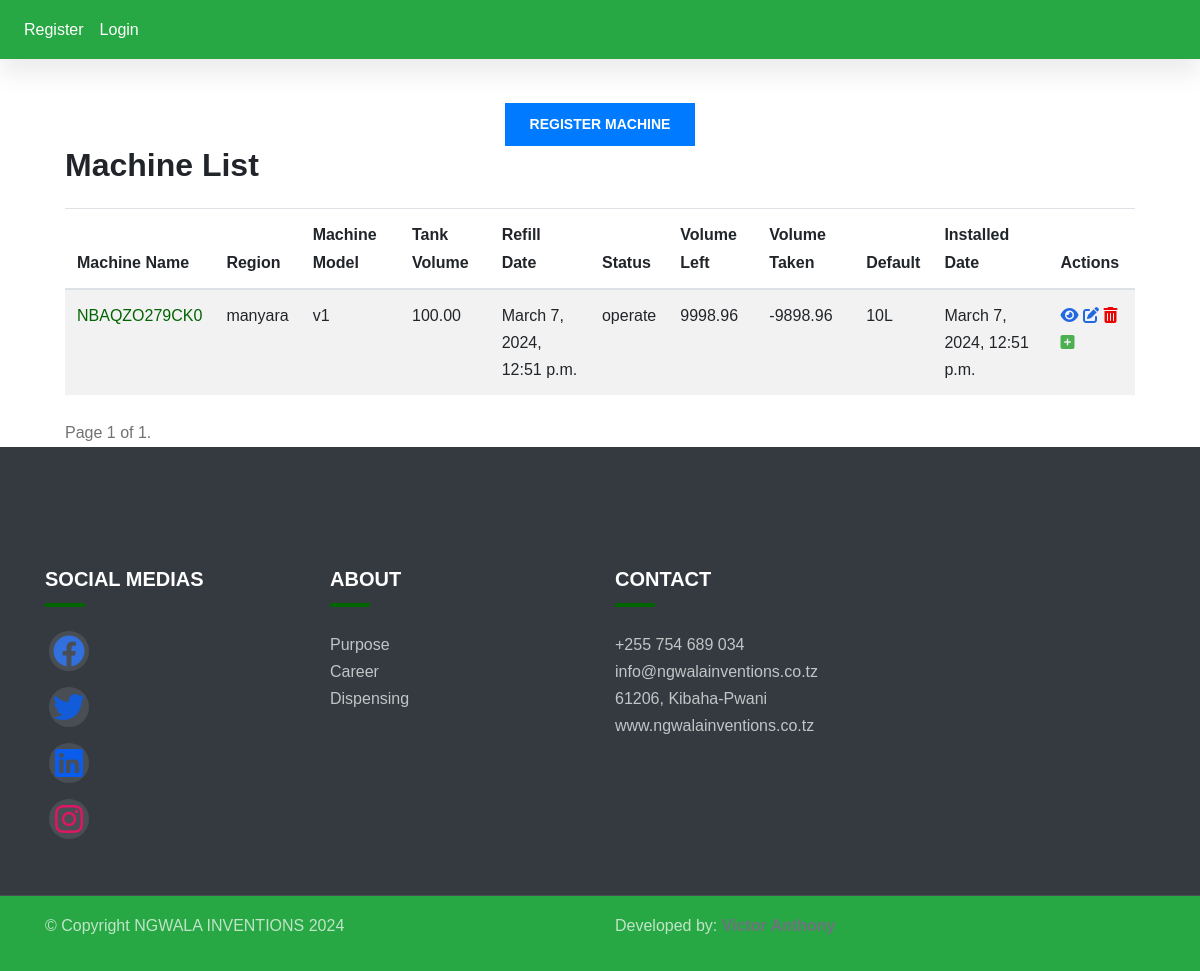
Page /machines/ on the committed database.
### db/models.py (models this page shows, shortened)
class Machine(models.Model):
    name = models.CharField(max_length=50, editable=False, default=generate_machine_location_identifier, verbose_name=('Machine Identifier'))
    machine_model = models.CharField(max_length=30, null=True, verbose_name='model')
    region = models.CharField(max_length=30 ,verbose_name='mkoa', null=False, blank=False)
    district = models.CharField(max_length=30 ,verbose_name='wilaya', null=False, blank=False)
    ward = models.CharField(max_length=30 ,verbose_name='kata', null=False, blank=False)
    village = models.CharField(max_length=30 ,verbose_name='kijiji', null=False, blank=False)
    tank_volume = models.DecimalField(verbose_name='tank volume', max_digits=20, decimal_places = 2, null=True)
    refill_date = models.DateTimeField(auto_now_add=True, verbose_name=_('Refilled at'))
    status = models.CharField(max_length=250,verbose_name='Status', blank=True, null=True)
    tank_cap = models.CharField(verbose_name='default', default='10L', max_length=40, blank=True, null=True)
    inst_date = models.DateTimeField(auto_now_add=True, verbose_name=_('date ocurred'))
    volume_left = models.DecimalField(verbose_name='Volume Left', max_digits=20, decimal_places=2, default=None, blank=True, null=True)
    @property
    def volume_taken(self):
        if self.tank_volume is not None and self.volume_left is not None:
            return self.tank_volume - self.volume_left
        return None

### db/views.py (the view)
# urls.py: path('machines/', views.MachineListView.as_view(), name='machine-list'),
class MachineListView(ListView):
    model = Machine
    template_name = 'machine_list.html'
    context_object_name = 'machines'
    paginate_by = 20
    def get_queryset(self):
        queryset = Machine.objects.all().order_by('-id')
        return queryset
    def get_context_data(self, **kwargs):
        context = super().get_context_data(**kwargs)
        machines = self.get_queryset()
        paginator = Paginator(machines, self.paginate_by)
        page = self.request.GET.get('page')
        equipment_page = paginator.get_page(page)
        context['machines'] = equipment_page
        return context

### db/context_processors.py (called while the page is built)
def user_profile(request):
    if request.user.is_authenticated:
        try:
            user_profile = UserProfile.objects.get(user=request.user)
        except UserProfile.DoesNotExist:
            user_profile = None
    else:
        user_profile = None
    return {'user_profile': user_profile}

### db/templates/machine_list.html (shortened to what this page needs)
{% extends 'base.html' %}
{% block content %}
<div class="container mt-4 col-md-11">
    <div class="container text-center pt-5 mt-5">
        <a href="{% url 'machine-create' %}" class="btn btn-primary">Register Machine</a>
    </div>
    <h2 class="mb-4">Machine List</h2>
    <table class="table table-striped">
        <thead>
            <tr>
                <th scope="col">Machine Name</th>
                <th scope="col">Region</th>
                <th scope="col">Machine Model</th>
                <th scope="col">Tank Volume</th>
                <th scope="col">Refill Date</th>
                <th scope="col">Status</th>
                <th scope="col">Volume Left</th>
                <th scope="col">Volume Taken</th>
                <th scope="col">Default</th>
                <th scope="col">Installed Date</th>
                <th scope="col">Actions</th>
            </tr>
        </thead>
        <tbody>
            {% for machine in machines %}
            <tr>
                <td><a href="{% url 'machine-detail' pk=machine.pk %}">{{ machine.name }}</a></td>
                <td>{{ machine.region }}</td>
                <td>{{ machine.machine_model }}</td>
                <td>{{ machine.tank_volume }}</td>
                <td>{{ machine.refill_date }}</td>
                <td>{{ machine.status }}</td>
                <td>{{ machine.volume_left }}</td>
                <td>{{ machine.volume_taken }}</td>
                <td>{{ machine.tank_cap }}</td>
                <td>{{ machine.inst_date }}</td>
                <td>
                    <a href="{% url 'machine-detail' pk=machine.pk %}"><i class="fa-solid fa-eye" style="color: #2268e2;"></i></a>
                    <a href="{% url 'machine-update' pk=machine.pk %}"><i class="fa-solid fa-pen-to-square" style="color: #2268e2;"></i></a>
                    <a href="{% url 'machine-delete' pk=machine.pk %}"><i class="fa-solid fa-trash-can" style="color: #ec0404;"></i></a>
                    <a href="{% url 'add-fertilizer' machine_id=machine.id %}"><i class="fa-solid fa-plus-square" style="color: #4caf50;"></i></a>
                </td>
            </tr>
            {% empty %}
            <tr>
                <td colspan="11">No machines available.</td>
            </tr>
            {% endfor %}
        </tbody>
    </table>
    <div class="pagination mt-4">
        <span class="step-links">
            <span class="current-page">
                Page {{ machines.number }} of {{ machines.paginator.num_pages }}.
            </span>
        </span>
    </div>
</div>
{% endblock %}

### static/css/index.css (style rules this page uses)
:root { --c-dark: #212529; --c-brand: darkgreen; --c-brand-light: #4e8b57; --c-brand-rgb: 46, 139, 87; --c-body: #727272; --font-base: "ClashDisplay", sans-serif; --box-shadow: 0px 15px 25px rgba(0,0,0,0.08); --transition: all 0.5s ease; }
body { font-family: var(--font-base); line-height: 1.7; color: var(--c-body); }
h1, h2, h3,h4, h5, h6, .h1, .h2, .h3, .h4, .h5, .h6 { font-weight: 600; color: var(--c-dark); }
a { text-decoration: none; color: var(--c-brand); transition: var(--transition); }
.btn { font-weight: 600; font-size: 14px; text-transform: uppercase; border-radius: 0; padding: 10px 24px; }

### templates/base.html (style rules this page uses)
a { text-decoration: none; }

### rows in the picture
Machine: name "NBAQZO279CK0", region "manyara", machine_model "v1", tank_volume "100.00", refill_date "March 7, 2024, 12:51 p.m.", status "operate", volume_left "9998.96", volume_taken "-9898.96", tank_cap "10L", inst_date "March 7, 2024, 12:51 p.m."

### other values in the picture
{{ machines.number }} "1"
{{ machines.paginator.num_pages }} "1"
